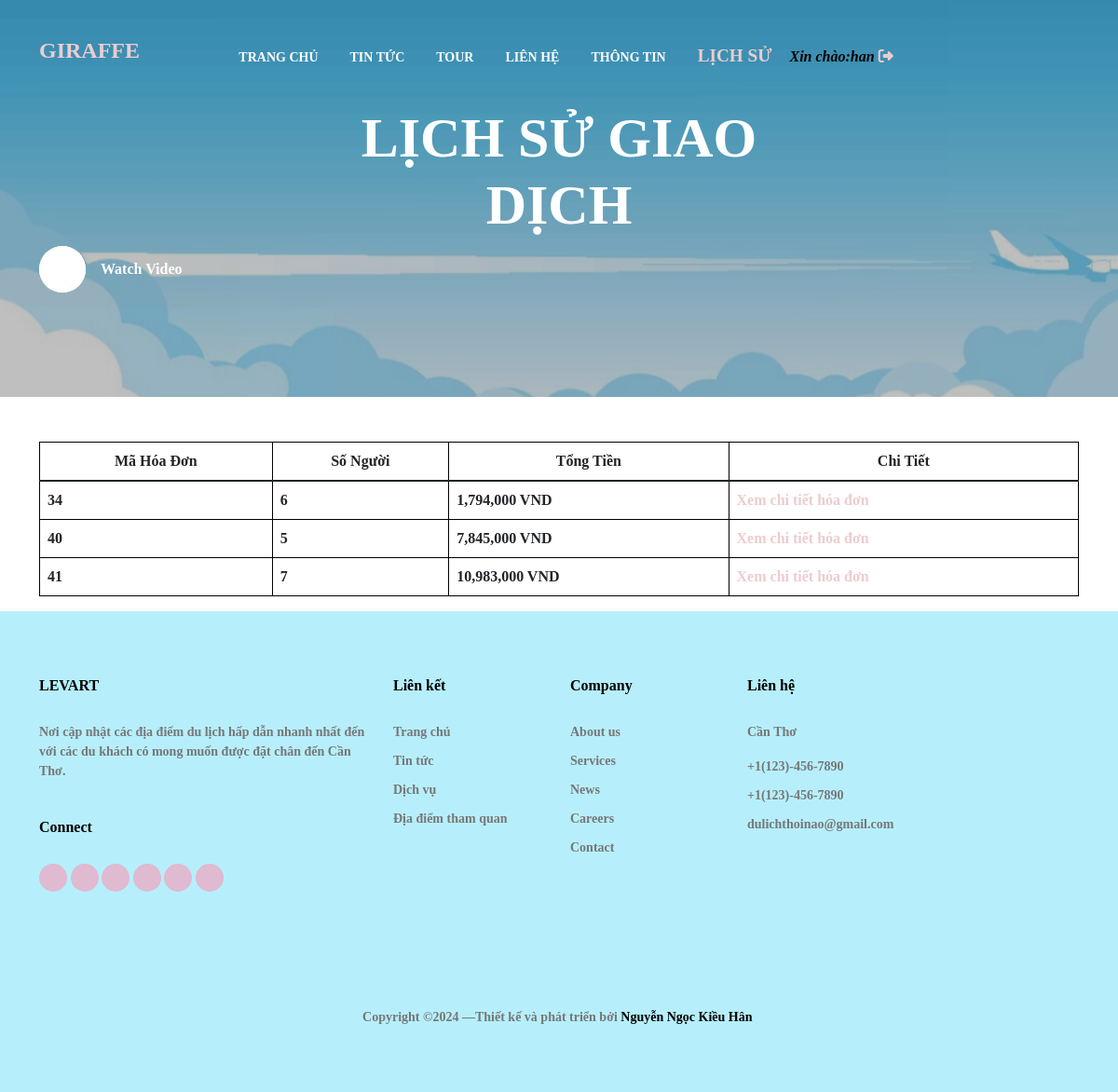
Page /lichsudattour.php (signed in) on the committed database.
### tables this page shows
CREATE TABLE `hoadon` (
  `HD_MA` int(11) NOT NULL,
  `T_MA` int(11) NOT NULL,
  `KH_MA` int(11) NOT NULL,
  `T_NGAYKHOIHANH` date NOT NULL,
  `KH_SDT` varchar(10) NOT NULL,
  `HD_SONGUOI` int(11) NOT NULL,
  `HD_TONGTIEN` varchar(10) NOT NULL,
  `HD_TRANGTHAI` enum('DAT','HUY') NOT NULL DEFAULT 'DAT'
);

### lichsudattour.php (the view, shortened to what this page needs)
<?php
include("inc/header.php");
$loggedInUser = $_SESSION["KH_USERNAME"];
$servername = "localhost";
$username = "root";
$password = "";
$dbname = "giraffe";
$conn = new mysqli($servername, $username, $password, $dbname);
$sql = "SELECT h.HD_MA, h.HD_SONGUOI, h.HD_TONGTIEN
        FROM hoadon h
        JOIN khachhang k ON h.KH_MA = k.KH_MA
        WHERE k.KH_USERNAME = '$loggedInUser' AND h.HD_TRANGTHAI = 'DAT'";
$result = $conn->query($sql);
?>
<div class="hero overlay py-0 bg-white">
    <div class="img-bg rellax">
        <img src="images/nen.jpg" alt="Image" class="img-fluid">
    </div>
    <div class="container">
        <div class="row align-items-center justify-content-start">
            <div class="col-lg-6 mx-auto text-center">
                <h1 class="heading" data-aos="fade-up">LỊCH SỬ GIAO DỊCH</h1>
            </div>
            <div data-aos="fade-up">
                <a href="https://youtu.be/NhJrf3F1hCI?t=126" class="play-button align-items-center d-flex glightbox3">
                    <span class="icon-button me-3">
                        <span class="icon-play"></span>
                    </span>
                    <span class="caption">Watch Video</span>
                </a>
            </div>
        </div>
    </div>
</div>
<div class="container mt-5">
    <table class="table">
        <thead>
            <tr>
                <th scope="col">Mã Hóa Đơn</th>
                <th scope="col">Số Người</th>
                <th scope="col">Tổng Tiền</th>
                <th scope="col">Chi Tiết</th>
            </tr>
        </thead>
        <tbody>
            <?php
            if ($result->num_rows > 0) {
                while ($row = $result->fetch_assoc()) {
                    echo "<tr>";
                    echo "<td>" . (isset($row["HD_MA"]) ? $row["HD_MA"] : "") . "</td>";
                    echo "<td>" . (isset($row["HD_SONGUOI"]) ? $row["HD_SONGUOI"] : "") . "</td>";
                    echo "<td>" . (isset($row["HD_TONGTIEN"]) ? number_format($row["HD_TONGTIEN"]) . " VND" : "") . "</td>";
                    echo ' <td><a href="hdon.php?HD_MA=' . $row["HD_MA"] . '">Xem chi tiết hóa đơn</a></td>';
                    echo "</tr>";
                }
            } else {
                echo "<tr><td colspan='4'>Không có dữ liệu</td></tr>";
            }
            ?>
        </tbody>
    </table>
</div>
<?php
include("inc/footer.php");
?>

### rows in the picture
hoadon: HD_MA "34", HD_SONGUOI "6", HD_TONGTIEN "1,794,000"
hoadon: HD_MA "40", HD_SONGUOI "5", HD_TONGTIEN "7,845,000"
hoadon: HD_MA "41", HD_SONGUOI "7", HD_TONGTIEN "10,983,000"

### other values in the picture
$_SESSION["KH_USERNAME"] "han"
